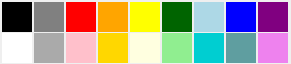
   <widget class="QWidget" name="gridLayoutWidget_2">
    <property name="geometry">
     <rect>
      <x>840</x>
      <y>36</y>
      <width>291</width>
      <height>64</height>
     </rect>
    </property>
    <layout class="QGridLayout" name="listColors" rowminimumheight="32,0">
     <property name="leftMargin">
      <number>1</number>
     </property>
     <property name="topMargin">
      <number>1</number>
     </property>
     <property name="rightMargin">
      <number>1</number>
     </property>
     <property name="bottomMargin">
      <number>1</number>
     </property>
     <property name="horizontalSpacing">
      <number>1</number>
     </property>
     <property name="verticalSpacing">
      <number>0</number>
     </property>
     <item row="0" column="0">
      <widget class="QPushButton" name="c1">
       <property name="minimumSize">
        <size>
         <width>30</width>
         <height>30</height>
        </size>
       </property>
       <property name="maximumSize">
        <size>
         <width>30</width>
         <height>30</height>
        </size>
       </property>
       <property name="font">
        <font>
         <pointsize>10</pointsize>
        </font>
       </property>
       <property name="styleSheet">
        <string notr="true">border: none; background-color: black</string>
       </property>
       <property name="text">
        <string/>
       </property>
      </widget>
     </item>
     <item row="1" column="9">
      <widget class="QPushButton" name="c16">
       <property name="minimumSize">
        <size>
         <width>30</width>
         <height>30</height>
        </size>
       </property>
       <property name="maximumSize">
        <size>
         <width>30</width>
         <height>30</height>
        </size>
       </property>
       <property name="font">
        <font>
         <pointsize>10</pointsize>
        </font>
       </property>
       <property name="styleSheet">
        <string notr="true">border: none; background-color: darkturquoise</string>
       </property>
       <property name="text">
        <string/>
       </property>
      </widget>
     </item>
     <item row="0" column="11">
      <widget class="QPushButton" name="c9">
       <property name="minimumSize">
        <size>
         <width>30</width>
         <height>30</height>
        </size>
       </property>
       <property name="maximumSize">
        <size>
         <width>30</width>
         <height>30</height>
        </size>
       </property>
       <property name="font">
        <font>
         <pointsize>10</pointsize>
        </font>
       </property>
       <property name="styleSheet">
        <string notr="true">border: none; background-color: purple</string>
       </property>
       <property name="text">
        <string/>
       </property>
      </widget>
     </item>
     <item row="1" column="8">
      <widget class="QPushButton" name="c15">
       <property name="minimumSize">
        <size>
         <width>30</width>
         <height>30</height>
        </size>
       </property>
       <property name="maximumSize">
        <size>
         <width>30</width>
         <height>30</height>
        </size>
       </property>
       <property name="font">
        <font>
         <pointsize>10</pointsize>
        </font>
       </property>
       <property name="styleSheet">
        <string notr="true">border: none; background-color: lightgreen</string>
       </property>
       <property name="text">
        <string/>
       </property>
      </widget>
     </item>
     <item row="0" column="8">
      <widget class="QPushButton" name="c6">
       <property name="minimumSize">
        <size>
         <width>30</width>
         <height>30</height>
        </size>
       </property>
       <property name="maximumSize">
        <size>
         <width>30</width>
         <height>30</height>
        </size>
       </property>
       <property name="font">
        <font>
         <pointsize>10</pointsize>
        </font>
       </property>
       <property name="styleSheet">
        <string notr="true">border: none; background-color: darkgreen</string>
       </property>
       <property name="text">
        <string/>
       </property>
      </widget>
     </item>
     <item row="0" column="7">
      <widget class="QPushButton" name="c5">
       <property name="minimumSize">
        <size>
         <width>30</width>
         <height>30</height>
        </size>
       </property>
       <property name="maximumSize">
        <size>
         <width>30</width>
         <height>30</height>
        </size>
       </property>
       <property name="font">
        <font>
         <pointsize>10</pointsize>
        </font>
       </property>
       <property name="styleSheet">
        <string notr="true">border: none; background-color: yellow</string>
       </property>
       <property name="text">
        <string/>
       </property>
      </widget>
     </item>
     <item row="0" column="5">
      <widget class="QPushButton" name="c4">
       <property name="minimumSize">
        <size>
         <width>30</width>
         <height>30</height>
        </size>
       </property>
       <property name="maximumSize">
        <size>
         <width>30</width>
         <height>30</height>
        </size>
       </property>
       <property name="font">
        <font>
         <pointsize>10</pointsize>
        </font>
       </property>
       <property name="styleSheet">
        <string notr="true">border: none; background-color: orange</string>
       </property>
       <property name="text">
        <string/>
       </property>
      </widget>
     </item>
     <item row="1" column="4">
      <widget class="QPushButton" name="c12">
       <property name="minimumSize">
        <size>
         <width>30</width>
         <height>30</height>
        </size>
       </property>
       <property name="maximumSize">
        <size>
         <width>30</width>
         <height>30</height>
        </size>
       </property>
       <property name="font">
        <font>
         <pointsize>10</pointsize>
        </font>
       </property>
       <property name="styleSheet">
        <string notr="true">border: none; background-color: pink</string>
       </property>
       <property name="text">
        <string/>
       </property>
      </widget>
     </item>
     <item row="1" column="5">
      <widget class="QPushButton" name="c13">
       <property name="minimumSize">
        <size>
         <width>30</width>
         <height>30</height>
        </size>
       </property>
       <property name="maximumSize">
        <size>
         <width>30</width>
         <height>30</height>
        </size>
       </property>
       <property name="font">
        <font>
         <pointsize>10</pointsize>
        </font>
       </property>
       <property name="styleSheet">
        <string notr="true">border: none; background-color: gold</string>
       </property>
       <property name="text">
        <string/>
       </property>
      </widget>
     </item>
     <item row="0" column="9">
      <widget class="QPushButton" name="c7">
       <property name="minimumSize">
        <size>
         <width>30</width>
         <height>30</height>
        </size>
       </property>
       <property name="maximumSize">
        <size>
         <width>30</width>
         <height>30</height>
        </size>
       </property>
       <property name="font">
        <font>
         <pointsize>10</pointsize>
        </font>
       </property>
       <property name="styleSheet">
        <string notr="true">border: none; background-color: lightblue</string>
       </property>
       <property name="text">
        <string/>
       </property>
      </widget>
     </item>
     <item row="0" column="4">
      <widget class="QPushButton" name="c3">
       <property name="minimumSize">
        <size>
         <width>30</width>
         <height>30</height>
        </size>
       </property>
       <property name="maximumSize">
        <size>
         <width>30</width>
         <height>30</height>
        </size>
       </property>
       <property name="font">
        <font>
         <pointsize>10</pointsize>
        </font>
       </property>
       <property name="styleSheet">
        <string notr="true">border: none; background-color: red</string>
       </property>
       <property name="text">
        <string/>
       </property>
      </widget>
     </item>
     <item row="0" column="1">
      <widget class="QPushButton" name="c2">
       <property name="minimumSize">
        <size>
         <width>30</width>
         <height>30</height>
        </size>
       </property>
       <property name="maximumSize">
        <size>
         <width>30</width>
         <height>30</height>
        </size>
       </property>
       <property name="font">
        <font>
         <pointsize>10</pointsize>
        </font>
       </property>
       <property name="styleSheet">
        <string notr="true">border: none; background-color: rgb(128, 128, 128)</string>
       </property>
       <property name="text">
        <string/>
       </property>
      </widget>
     </item>
     <item row="1" column="11">
      <widget class="QPushButton" name="c18">
       <property name="minimumSize">
        <size>
         <width>30</width>
         <height>30</height>
        </size>
       </property>
       <property name="maximumSize">
        <size>
         <width>30</width>
         <height>30</height>
        </size>
       </property>
       <property name="font">
        <font>
         <pointsize>10</pointsize>
        </font>
       </property>
       <property name="styleSheet">
        <string notr="true">border: none; background-color: violet</string>
       </property>
       <property name="text">
        <string/>
       </property>
      </widget>
     </item>
     <item row="1" column="7">
      <widget class="QPushButton" name="c14">
       <property name="minimumSize">
        <size>
         <width>30</width>
         <height>30</height>
        </size>
       </property>
       <property name="maximumSize">
        <size>
         <width>30</width>
         <height>30</height>
        </size>
       </property>
       <property name="font">
        <font>
         <pointsize>10</pointsize>
        </font>
       </property>
       <property name="styleSheet">
        <string notr="true">border: none; background-color: lightyellow</string>
       </property>
       <property name="text">
        <string/>
       </property>
      </widget>
     </item>
     <item row="1" column="1">
      <widget class="QPushButton" name="c11">
       <property name="minimumSize">
        <size>
         <width>30</width>
         <height>30</height>
        </size>
       </property>
       <property name="maximumSize">
        <size>
         <width>30</width>
         <height>30</height>
        </size>
       </property>
       <property name="font">
        <font>
         <pointsize>10</pointsize>
        </font>
       </property>
       <property name="styleSheet">
        <string notr="true">border: none; background-color: rgb(170, 170, 170)</string>
       </property>
       <property name="text">
        <string/>
       </property>
      </widget>
     </item>
     <item row="1" column="10">
      <widget class="QPushButton" name="c17">
       <property name="minimumSize">
        <size>
         <width>30</width>
         <height>30</height>
        </size>
       </property>
       <property name="maximumSize">
        <size>
         <width>30</width>
         <height>30</height>
        </size>
       </property>
       <property name="font">
        <font>
         <pointsize>10</pointsize>
        </font>
       </property>
       <property name="styleSheet">
        <string notr="true">border: none; background-color: CadetBlue</string>
       </property>
       <property name="text">
        <string/>
       </property>
      </widget>
     </item>
     <item row="0" column="10">
      <widget class="QPushButton" name="c8">
       <property name="minimumSize">
        <size>
         <width>30</width>
         <height>30</height>
        </size>
       </property>
       <property name="maximumSize">
        <size>
         <width>30</width>
         <height>30</height>
        </size>
       </property>
       <property name="font">
        <font>
         <pointsize>10</pointsize>
        </font>
       </property>
       <property name="styleSheet">
        <string notr="true">border: none; background-color: blue</string>
       </property>
       <property name="text">
        <string/>
       </property>
      </widget>
     </item>
     <item row="1" column="0">
      <widget class="QPushButton" name="c10">
       <property name="minimumSize">
        <size>
         <width>30</width>
         <height>30</height>
        </size>
       </property>
       <property name="maximumSize">
        <size>
         <width>30</width>
         <height>30</height>
        </size>
       </property>
       <property name="font">
        <font>
         <pointsize>10</pointsize>
        </font>
       </property>
       <property name="styleSheet">
        <string notr="true">border: none; background-color: white</string>
       </property>
       <property name="text">
        <string/>
       </property>
      </widget>
     </item>
    </layout>
   </widget>
